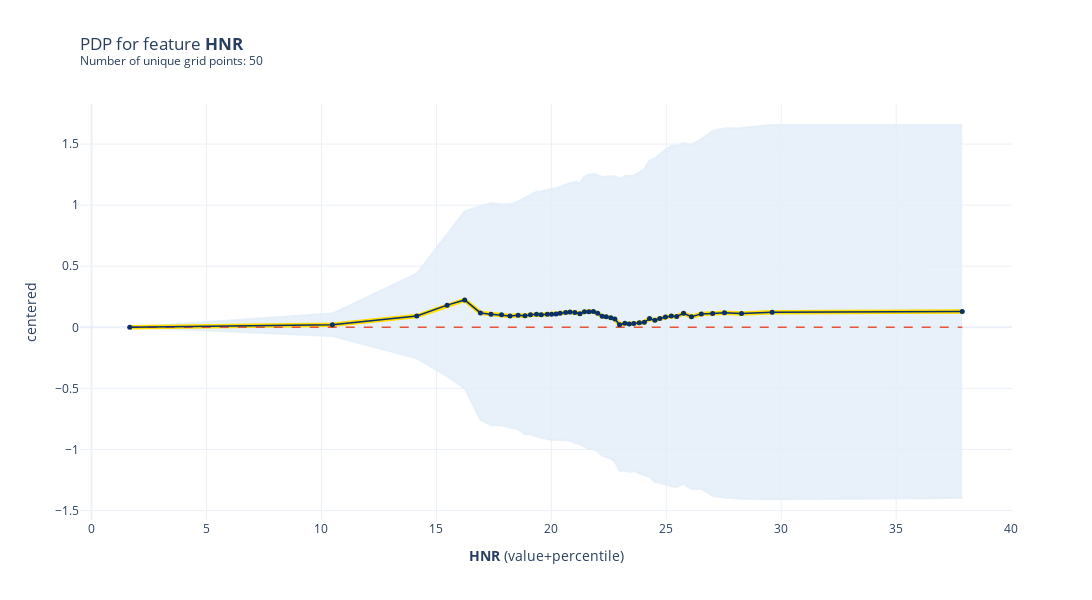

Notebook code cell kept with this figure:
### Code cell
import numpy as np
from pdpbox import pdp, info_plots


# ----------------------
# PDP 1D et ICE pour une seule feature
# ----------------------

feature_to_plot = 'HNR'

pdp_iso = pdp.PDPIsolate(
    model=trained_models["RandomForest"],
    df=X,
    model_features=X.columns.tolist(),
    feature=feature_to_plot,
    feature_name=feature_to_plot,
    n_classes=0,
    num_grid_points=50
)

fig, axes = pdp_iso.plot(
    center=True,
    plot_lines=False,
    frac_to_plot=100,
    show_percentile=True,
    figsize=None,
    dpi=300,
    ncols=2,
    plot_params={"pdp_hl": True},
)
fig
